Frame 1 (no input): blank canvas, image omitted
Frame 60 (the mouse pressed at the canvas centre just before this capture): blank canvas, image omitted
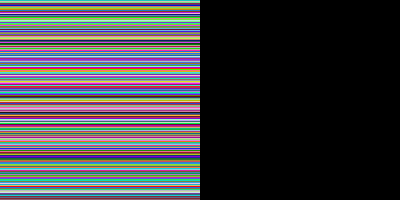
Frame 120 (the mouse held since frame 60 and released just before this capture)

The Processing sketch whose frames 1 and 60 were blank and that drew this single picture after the mouse press (run headless with seeded random() and noise(); from frame 60 on, the mouse is pressed at the canvas centre):

// Processing sketch: processing_80333
// ── processing_80333.pde

void setup(){
  size(400,200);
  noStroke();  
}

void draw (){ 
 background(0);
int i = 0;
  while(i <= 400){
    fill(random(255), random(255), random(255));
    rect(0,i,mouseX/1,200);
    i=i+1;
    
  }
}
